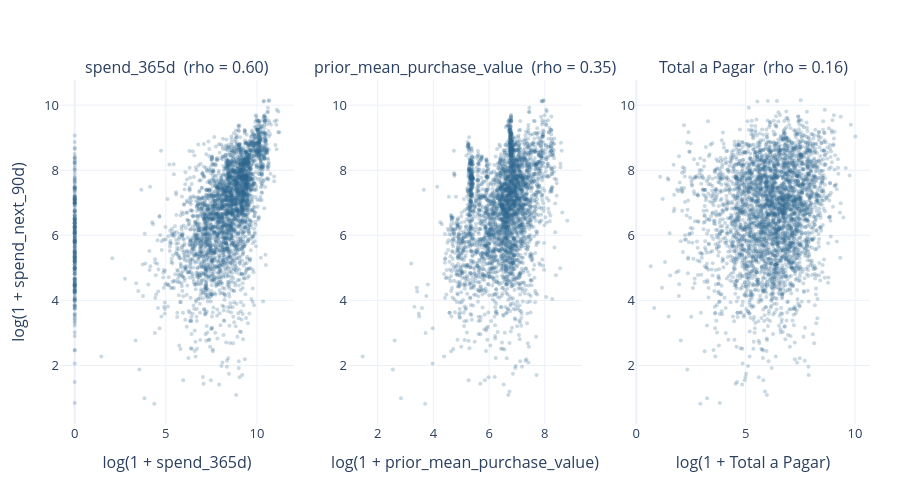

Notebook code cell kept with this figure:
### Markdown cell above
## 5. What drives how much they spend?

### Code cell
returned = df[(df[TARGET] == 1) & df[SPEND].notna()].copy()
returned["log_spend"] = np.log1p(returned[SPEND])

spend_cols = ["spend_365d", "prior_mean_purchase_value", "Total a Pagar"]
rhos = [spearmanr(returned[col], returned[SPEND], nan_policy="omit")[0] for col in spend_cols]
fig = make_subplots(rows=1, cols=3, subplot_titles=[f"{col}  (rho = {rho:.2f})" for col, rho in zip(spend_cols, rhos)])
for i, col in enumerate(spend_cols, start=1):
    fig.add_scatter(x=np.log1p(returned[col]), y=returned["log_spend"], mode="markers",
                    marker=dict(size=4, color=BLUE, opacity=0.25), showlegend=False, row=1, col=i)
    fig.update_xaxes(title_text=f"log(1 + {col})", row=1, col=i)
fig.update_yaxes(title_text="log(1 + spend_next_90d)", row=1, col=1)
fig.update_layout(height=480)
fig.show()

### Figure 1 — Plotly figure (JSON) as saved in the notebook; plotly's stock layout.template omitted (floating-point values rounded to 4 significant figures; data arrays with more than 128 entries replaced by an {"elided": "..."} marker saying what was removed)
{"data": [{"marker": {"color": "#2f6690", "opacity": 0.25, "size": 4}, "mode": "markers", "showlegend": false, "type": "scatter", "x": {"elided": "3601 float values"}, "xaxis": "x", "y": {"elided": "3601 float values"}, "yaxis": "y"}, {"marker": {"color": "#2f6690", "opacity": 0.25, "size": 4}, "mode": "markers", "showlegend": false, "type": "scatter", "x": {"elided": "3601 float values"}, "xaxis": "x2", "y": {"elided": "3601 float values"}, "yaxis": "y2"}, {"marker": {"color": "#2f6690", "opacity": 0.25, "size": 4}, "mode": "markers", "showlegend": false, "type": "scatter", "x": {"elided": "3601 float values"}, "xaxis": "x3", "y": {"elided": "3601 float values"}, "yaxis": "y3"}], "layout": {"annotations": [{"font": {"size": 16}, "showarrow": false, "text": "spend_365d  (rho = 0.60)", "x": 0.1444, "xanchor": "center", "xref": "paper", "y": 1, "yanchor": "bottom", "yref": "paper"}, {"font": {"size": 16}, "showarrow": false, "text": "prior_mean_purchase_value  (rho = 0.35)", "x": 0.5, "xanchor": "center", "xref": "paper", "y": 1, "yanchor": "bottom", "yref": "paper"}, {"font": {"size": 16}, "showarrow": false, "text": "Total a Pagar  (rho = 0.16)", "x": 0.8556, "xanchor": "center", "xref": "paper", "y": 1, "yanchor": "bottom", "yref": "paper"}], "height": 480, "xaxis": {"anchor": "y", "domain": [0, 0.2889], "title": {"text": "log(1 + spend_365d)"}}, "xaxis2": {"anchor": "y2", "domain": [0.3556, 0.6444], "title": {"text": "log(1 + prior_mean_purchase_value)"}}, "xaxis3": {"anchor": "y3", "domain": [0.7111, 1], "title": {"text": "log(1 + Total a Pagar)"}}, "yaxis": {"anchor": "x", "domain": [0, 1], "title": {"text": "log(1 + spend_next_90d)"}}, "yaxis2": {"anchor": "x2", "domain": [0, 1]}, "yaxis3": {"anchor": "x3", "domain": [0, 1]}}}
